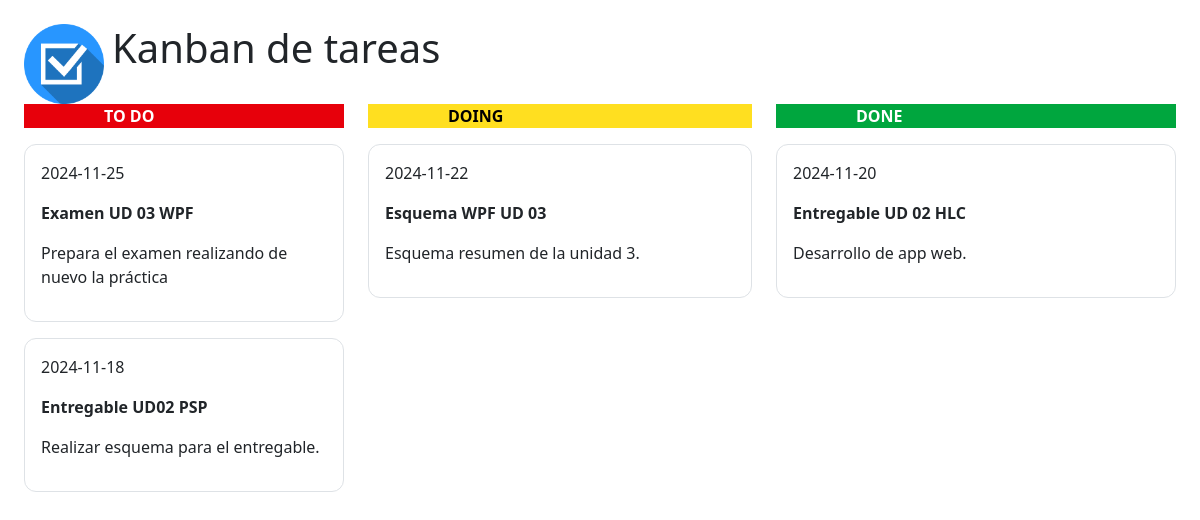
/Unidad3/AGestorTareas/includes/header.php, run on the app's committed database.
### tables this page shows
CREATE TABLE tareas (
    id INT AUTO_INCREMENT PRIMARY KEY,       
    usuario_id INT NOT NULL,                 
    titulo VARCHAR(255) NOT NULL,            
    descripcion TEXT,                        
    fecha_entrega DATE NOT NULL,  
	estado enum('to_do','doing','done'), 
    creada_el TIMESTAMP DEFAULT CURRENT_TIMESTAMP,  
    FOREIGN KEY (usuario_id) REFERENCES usuarios(id) ON DELETE CASCADE  
);

### Unidad3/AGestorTareas/includes/data.php (called while the page is built, shortened)
<?php
function getTareas($db){
    $sql="SELECT id, titulo, descripcion, fecha_entrega, estado FROM tareas t";
    $tareas=mysqli_query($db, $sql);
    $resultado=array();
    if(mysqli_num_rows($tareas)>0){
        while($tarea=mysqli_fetch_assoc($tareas)){
            array_push($resultado,$tarea);
        }
    }
    return $resultado;
}
?>

### Unidad3/AGestorTareas/includes/header.php (the view, shortened to what this page needs)
<!DOCTYPE html>
<html lang="en">
<head>
    <link href="https://cdn.jsdelivr.net/npm/bootstrap@5.3.3/dist/css/bootstrap.min.css" rel="stylesheet">
     <script src="https://cdn.jsdelivr.net/npm/@tailwindcss/browser@4"></script>
</head>
<body>
    <header class="cabecera d-flex align-items-center justify-content-center p-4">
        <div class="flex flex-column">
            <div class="flex flex-row">
            <img src="./img/logo_tareas.png" class="img-fluid logo me-2" alt="Logo IES">
            <h1 class="titulo" class="text-xl font-bold">Kanban de tareas</h1>
            </div>
            <div class="flex flex-row gap-6">
                <div class="">
                    <p class="pr-20 pl-20 bg-red-600 text-white font-bold">TO DO</p>
                    <?php
                        require 'data.php';
                        $tareas_toDo=[];
                        $resultado_tareas=getTareas($conn);
                        forEach($resultado_tareas as $tarea){
                            if ($tarea['estado'] == 'to_do') {
                                $tareas_toDo[] = $tarea;
                            }
                        }
                         forEach($tareas_toDo as $tarea){
                          echo "<div class='p-3 flex flex-column border rounded-xl mb-3 w-sm>";
                          echo"<p class='boder rounded-xl'>".$tarea['fecha_entrega']."</p>";
                          echo"<p class='font-bold'>".$tarea['titulo']."</p>";
                          echo"<p>".$tarea['descripcion']."</p>";
                          echo "</div>";
                         }
                    ?>
                </div>
                <div>
                    <p class="pr-20 pl-20 bg-yellow-300 text-black font-bold">DOING</p>
                 <?php
                        forEach($resultado_tareas as $tarea){
                            if ($tarea['estado'] == 'doing') {
                                $tareas_doing[] = $tarea;
                            }
                        }
                         forEach($tareas_doing as $tarea){
                          echo "<div class='p-3 flex flex-column border rounded-xl mb-3 w-sm'>";
                          echo"<p class='boder rounded-xl'>".$tarea['fecha_entrega']."</p>";
                          echo"<p class='font-bold'>".$tarea['titulo']."</p>";
                          echo"<p>".$tarea['descripcion']."</p>";
                          echo "</div>";
                         }
                    ?>
                </div>
                <div>
                     <p class="pr-20 pl-20 bg-green-600 text-white font-bold">DONE</p>
                      <?php
                        forEach($resultado_tareas as $tarea){
                            if ($tarea['estado'] == 'done') {
                                $tareas_done[] = $tarea;
                            }
                        }
                         forEach($tareas_done as $tarea){
                          echo "<div class='p-3 flex flex-column border rounded-xl mb-3 md:w-sm lg:w-100'>";
                          echo"<p class='boder rounded-xl'>".$tarea['fecha_entrega']."</p>";
                          echo"<p class='font-bold'>".$tarea['titulo']."</p>";
                          echo"<p>".$tarea['descripcion']."</p>";
                          echo "</div>";
                         }
                    ?>
                </div>
            </div>
        </div>
    </header>

### Unidad3/AGestorTareas/includes/header.php (style rules this page uses)
.logo { width: 5rem; height: 5rem; }

### data on the page
tareas: fecha_entrega "2024-11-25", titulo "Examen UD 03 WPF", descripcion "Prepara el examen realizando de nuevo la práctica"
tareas: fecha_entrega "2024-11-18", titulo "Entregable UD02 PSP", descripcion "Realizar esquema para el entregable."
tareas: fecha_entrega "2024-11-22", titulo "Esquema WPF UD 03", descripcion "Esquema resumen de la unidad 3."
tareas: fecha_entrega "2024-11-20", titulo "Entregable UD 02 HLC", descripcion "Desarrollo de app web."
